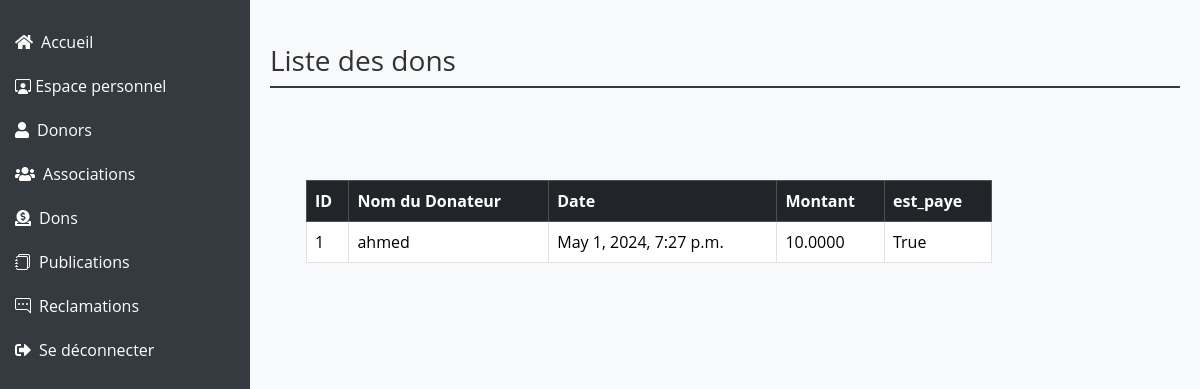
The page /dons/dons/ on the database as committed earlier.
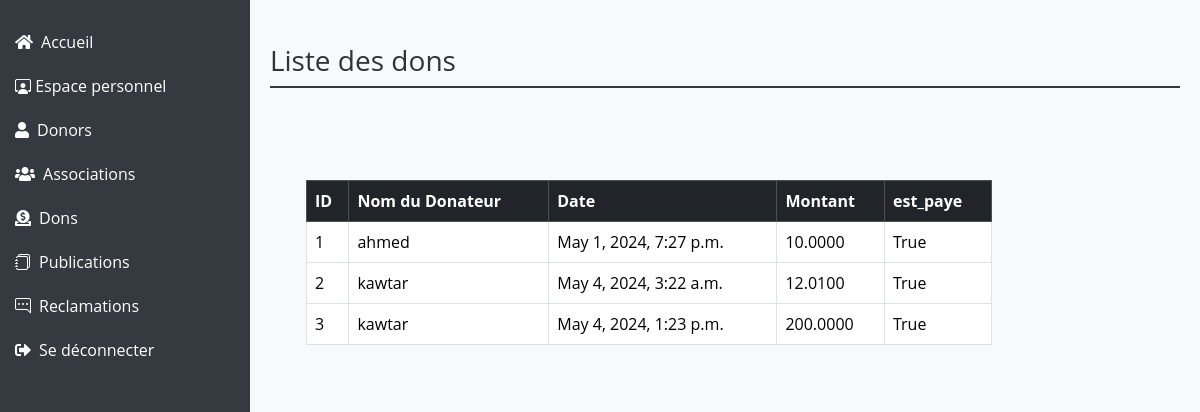
The same page on the database as committed later.
### dons/models.py (models this page shows, shortened)
class Don(models.Model):
    user = models.ForeignKey(User, on_delete=models.CASCADE)
    id=models.AutoField(primary_key=True)
    date=models.DateTimeField(default=timezone.now)
    montantDons=models.DecimalField(max_digits=10,decimal_places=4)
    est_paye = models.BooleanField(default=False)
    objects = models.Manager()

### users/models.py (models this page shows)
class User(AbstractUser):
    is_association= models.BooleanField(default=True)
    is_donor = models.BooleanField(default=False)
    is_admin = models.BooleanField(default=False)
    groups = models.ManyToManyField(Group, related_name='user_groups')
    user_permissions = models.ManyToManyField(Permission, related_name='user_permissions')

### dons/views.py (the view)
# urls.py: path('dons/',views.dons,name='dons'),
def dons(request):
    return render(request, 'dons/dons.html',{'dn':Don.objects.all()})

### templates/dons/dons.html (shortened to what this page needs)
{% load static %}
<!DOCTYPE html>
<html lang="en">
<head>
    <link href="https://cdn.jsdelivr.net/npm/bootstrap@5.3.2/dist/css/bootstrap.min.css" rel="stylesheet">
    <link href="https://cdnjs.cloudflare.com/ajax/libs/font-awesome/5.15.4/css/all.min.css" rel="stylesheet">
    <link href="https://cdn.jsdelivr.net/npm/bootstrap-icons/font/bootstrap-icons.css" rel="stylesheet">
</head>
<body>
<div class="sidebar">
    <ul class="nav flex-column">
        <li class="nav-item">
            <a class="nav-link text-white" href="/"><i class="fas fa-home me-2"></i>Accueil</a>
        </li>
        <li class="nav-item">
            <a class="nav-link text-white" href="{% url 'dashboardAdmin' %}"><i class="bi bi-person-workspace"></i></i> Espace personnel</a>
        </li>
        <li class="nav-item">
            <a class="nav-link text-white" href="{% url 'donors' %}"><i class="fas fa-user me-2"></i>Donors</a>
        </li>
        <li class="nav-item">
            <a class="nav-link text-white" href="{% url 'associations' %}"><i class="fas fa-users me-2"></i>Associations</a>
        </li>
        <li class="nav-item">
            <a class="nav-link text-white" href="{% url 'dons' %}"><i class="fas fa-donate me-2"></i>Dons</a>
        </li>
        <li class="nav-item">
            <a class="nav-link text-white" href="{% url 'publications' %}"><i class="bi bi-journals me-2"></i>Publications</a>
        </li>
        <li class="nav-item">
            <a class="nav-link text-white" href="{% url 'reclamations' %}"><i class="bi bi-chat-right-dots me-2"></i>Reclamations</a>
        </li>
        <li class="nav-item">
            <a class="nav-link text-white" href="{% url 'logout' %}"><i class="fas fa-sign-out-alt me-2"></i>Se déconnecter</a>
        </li>
    </ul>
</div>
<div class="main-content">
    <h1 class="mt-4">Liste des dons</h1>
    <main class="col-md-10 bg-light p-4 content">
        <div class="container mt-5">
            <div class="row">
                <div class="col-md-12">
                    {% block content %}
                    <table class="table table-bordered">
                        <thead class="table-dark">
                            <tr>
                                <th scope="col">ID</th>
                                <th scope="col">Nom du Donateur</th>
                                <th scope="col">Date</th>
                                <th scope="col">Montant</th>
                                <th scope="col">est_paye</th>
                            </tr>
                        </thead>
                        <tbody>
                            {% for donation in dn %}
                            <tr>
                                <td>{{ donation.id }}</td>
                                <td>{{ donation.user.first_name }}</td>
                                <td>{{ donation.date }}</td>
                                <td>{{ donation.montantDons }}</td>
                                <td>{{ donation.est_paye }}</td>
                            </tr>
                            {% endfor %}
                        </tbody>
                    </table>
                    {% endblock content %}
                </div>
            </div>
        </div>
    </main>
</div>
</body>
</html>

### templates/dons/dons.html (style rules this page uses)
body { font-family: 'Open Sans', sans-serif; background-color: #f8f9fa; color: #333; margin: 0; padding: 0; }
.sidebar { position: fixed; top: 0; left: 0; height: 100%; width: 250px; padding-top: 20px; background-color: #343a40; color: #fff; }
.sidebar a { padding: 10px 15px; text-decoration: none; font-size: 16px; color: #fff; display: block; }
.main-content { margin-left: 250px; padding: 20px; }
h1 { font-size: 28px; margin-bottom: 20px; padding-bottom: 8px; border-bottom: 2px solid #343a40; }

Rows that differ between the two databases and show on the page:
added Don: id "2", user.first_name "kawtar", date "May 4, 2024, 3:22 a.m.", montantDons "12.0100", est_paye "True"
added Don: id "3", user.first_name "kawtar", date "May 4, 2024, 1:23 p.m.", montantDons "200.0000", est_paye "True"
